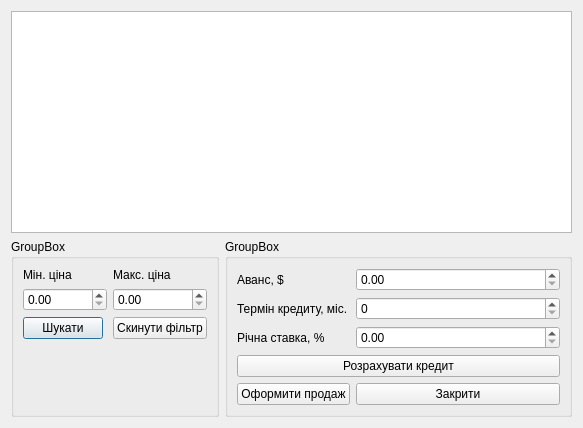
<?xml version="1.0" encoding="UTF-8"?>
<ui version="4.0">
 <class>ShopDialog</class>
 <widget class="QDialog" name="ShopDialog">
  <property name="geometry">
   <rect>
    <x>0</x>
    <y>0</y>
    <width>583</width>
    <height>428</height>
   </rect>
  </property>
  <property name="windowTitle">
   <string>Dialog</string>
  </property>
  <layout class="QFormLayout" name="formLayout_3">
   <item row="0" column="0" colspan="2">
    <widget class="QTableWidget" name="tableWidget"/>
   </item>
   <item row="1" column="0">
    <widget class="QGroupBox" name="groupBox">
     <property name="title">
      <string>GroupBox</string>
     </property>
     <layout class="QFormLayout" name="formLayout_2">
      <item row="0" column="0">
       <widget class="QLabel" name="label">
        <property name="text">
         <string>Мін. ціна</string>
        </property>
       </widget>
      </item>
      <item row="0" column="1">
       <widget class="QLabel" name="label_2">
        <property name="text">
         <string>Макс. ціна</string>
        </property>
       </widget>
      </item>
      <item row="1" column="0">
       <widget class="QDoubleSpinBox" name="spinMinPrice">
        <property name="maximum">
         <double>10000000.000000000000000</double>
        </property>
       </widget>
      </item>
      <item row="1" column="1">
       <widget class="QDoubleSpinBox" name="spinMaxPrice">
        <property name="maximum">
         <double>10000000.000000000000000</double>
        </property>
       </widget>
      </item>
      <item row="2" column="0">
       <widget class="QPushButton" name="btnFilter">
        <property name="text">
         <string>Шукати</string>
        </property>
       </widget>
      </item>
      <item row="2" column="1">
       <widget class="QPushButton" name="btnReset">
        <property name="text">
         <string>Скинути фільтр</string>
        </property>
       </widget>
      </item>
     </layout>
    </widget>
   </item>
   <item row="1" column="1">
    <widget class="QGroupBox" name="groupBox_2">
     <property name="title">
      <string>GroupBox</string>
     </property>
     <layout class="QFormLayout" name="formLayout">
      <item row="10" column="0" colspan="2">
       <widget class="QPushButton" name="btnCalculate">
        <property name="text">
         <string>Розрахувати кредит</string>
        </property>
       </widget>
      </item>
      <item row="11" column="0">
       <widget class="QPushButton" name="btnSell">
        <property name="text">
         <string>Оформити продаж</string>
        </property>
       </widget>
      </item>
      <item row="11" column="1">
       <widget class="QPushButton" name="btnClose">
        <property name="text">
         <string>Закрити</string>
        </property>
       </widget>
      </item>
      <item row="7" column="1">
       <widget class="QDoubleSpinBox" name="spinRate">
        <property name="maximum">
         <double>10000000.000000000000000</double>
        </property>
       </widget>
      </item>
      <item row="7" column="0">
       <widget class="QLabel" name="label_4">
        <property name="text">
         <string>Річна ставка, %</string>
        </property>
       </widget>
      </item>
      <item row="6" column="0">
       <widget class="QLabel" name="label_5">
        <property name="text">
         <string>Термін кредиту, міс.</string>
        </property>
       </widget>
      </item>
      <item row="6" column="1">
       <widget class="QSpinBox" name="spinMonths"/>
      </item>
      <item row="5" column="1">
       <widget class="QDoubleSpinBox" name="spinDownPayment">
        <property name="maximum">
         <double>10000000.000000000000000</double>
        </property>
       </widget>
      </item>
      <item row="5" column="0">
       <widget class="QLabel" name="label_3">
        <property name="text">
         <string>Аванс, $</string>
        </property>
       </widget>
      </item>
     </layout>
    </widget>
   </item>
  </layout>
 </widget>
 <resources/>
 <connections/>
</ui>
